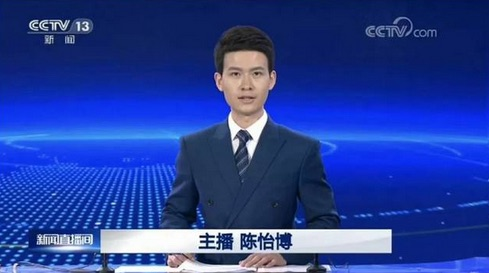
#> input picture assets/press-boyi_38DA048D.jpg, 489 x 273 px
$ python img2ascii.py ../assets/press-boyi_38DA048D.jpg 5
#> lines starting #> are read from the running program, lines starting #| are printed output that depends on the picture
#!/usr/bin/env python3
# -*- coding: utf-8 -*-
"""把图片转成字符画，用于在无图像能力时核对版面结构。
用法：python3 test/img2ascii.py <图片> [宽字符数=70]
亮度用字符梯度表示，另可选叠加"彩色区"标记。
"""
import sys
import numpy as np
from PIL import Image

RAMP = " .:-=+*#%@"          # 由暗到亮


def gray_art(a, cols):
    h, w = a.shape[:2]
    rows = max(1, int(cols * h / w * 0.5))       # 终端字符高宽比约 1:2
    lum = (0.299 * a[:, :, 0] + 0.587 * a[:, :, 1] + 0.114 * a[:, :, 2]).astype(np.uint8)
    im = Image.fromarray(lum, mode="L").resize((cols, rows), Image.LANCZOS)
    g = np.array(im).astype(float)
    g = (g - g.min()) / max(1e-6, g.max() - g.min())
    out = []
    for r in range(rows):
        out.append("".join(RAMP[min(len(RAMP) - 1, int(v * (len(RAMP) - 1) + 0.5))] for v in g[r]))
    return out


def hue_art(a, cols):
    """用符号标出金色区域（品牌色）的位置，便于确认 logo 落位。"""
    h, w = a.shape[:2]
    rows = max(1, int(cols * h / w * 0.5))
    im = Image.fromarray(a).resize((cols, rows), Image.LANCZOS)
    b = np.array(im).astype(int)
    r, g, bl = b[:, :, 0], b[:, :, 1], b[:, :, 2]
    gold = (r > 140) & (r - bl > 28) & (abs(r - g) < 70)     # 暖金色调
    dark = (0.299 * r + 0.587 * g + 0.114 * bl) < 90
    out = []
    for y in range(rows):
        line = []
        for x in range(cols):
            if gold[y, x]:
                line.append("G")
            elif dark[y, x]:
                line.append("#")
            else:
                line.append(".")
        out.append("".join(line))
    return out


def main():
    path = sys.argv[1]
    cols = int(sys.argv[2]) if len(sys.argv) > 2 else 70
    im = Image.open(path).convert("RGB")
#> im is the input picture: PIL image 489x273 RGB; mean R, G, B 39, 64.3, 152.8
    a = np.array(im)
    print(f"### {path}  {im.width}x{im.height}  ({im.width/im.height:.2f})")
#| ### ../assets/press-boyi_38DA048D.jpg  489x273  (1.79)
    print("--- 明暗 ---")
    for line in gray_art(a, cols):
#> in gray_art, `h, w = a.shape[:2]`: h = 273; w = 489
#> in gray_art, `rows = max(1, int(cols * h / w * 0.5))`: rows = 1
#> in gray_art, `lum = (0.299 * a[:, :, 0] + 0.587 * a[:, :, 1] + 0.114 * a[:, :, 2]).a..`:
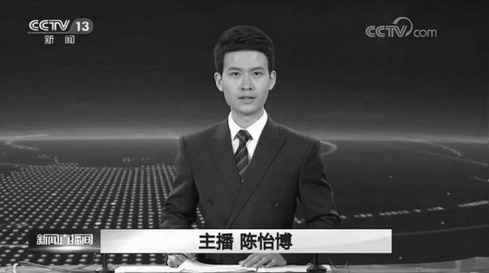
#> lum: shape (273, 489); min 0, max 255, mean 66.3
#> in gray_art, `g = np.array(im).astype(float)`: g = [[67, 75, 79, 60, 49]]
#> in gray_art, `g = (g - g.min()) / max(1e-6, g.max() - g.min())`: g = [[0.6, 0.867, 1, 0.367, 0]]
        print(line)
#> this loop made 1 pass
    print("--- 色块（G=金色  #=深色  .=浅底）---")
    for line in hue_art(a, cols):
#> in hue_art, `h, w = a.shape[:2]`: h = 273; w = 489
#> in hue_art, `rows = max(1, int(cols * h / w * 0.5))`: rows = 1
#> in hue_art, `r, g, bl = b[:, :, 0], b[:, :, 1], b[:, :, 2]`: r = [[30, 43, 68, 32, 15]]; g = [[66, 74, 78, 57, 44]]; bl = [[178, 171, 116, 153, 164]]
#> in hue_art, `gold = (r > 140) & (r - bl > 28) & (abs(r - g) < 70)`: gold = [[False, False, False, False, False]]
#> in hue_art, `dark = (0.299 * r + 0.587 * g + 0.114 * bl) < 90`: dark = [[True, True, True, True, True]]
        print(line)
#> this loop made 1 pass


if __name__ == "__main__":
    main()

$ run again, on assets/press-boyi_E0B6CAF7.jpg
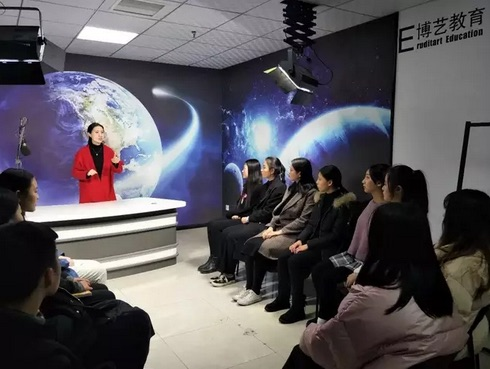
#> input picture assets/press-boyi_E0B6CAF7.jpg, 490 x 369 px
#> in main, im is the input picture: PIL image 490x369 RGB; mean R, G, B 90.1, 86.6, 92
#| ### ../assets/press-boyi_E0B6CAF7.jpg  490x369  (1.33)
#> in gray_art, `h, w = a.shape[:2]`: h = 369; w = 490
#> in gray_art, `rows = max(1, int(cols * h / w * 0.5))`: rows = 1
#> in gray_art, `lum = (0.299 * a[:, :, 0] + 0.587 * a[:, :, 1] + 0.114 * a[:, :, 2]).a..`:
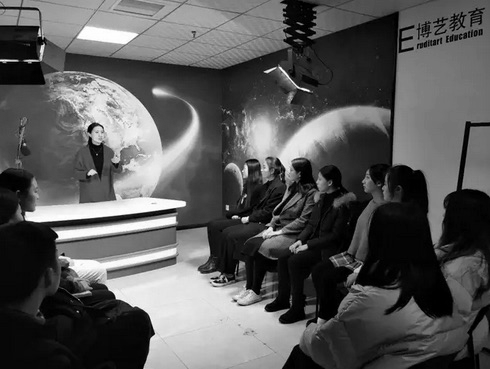
#> lum: shape (369, 490); min 0, max 255, mean 87.8
#> in gray_art, `g = np.array(im).astype(float)`: g = [[79, 146, 99, 51, 69]]
#> in gray_art, `g = (g - g.min()) / max(1e-6, g.max() - g.min())`: g = [[0.295, 1, 0.505, 0, 0.189]]
#> the loop in main, `for line in gray_art(a, cols):` made 1 pass
#> line on pass 1: '-@+ :'
#> (printed output is left out)
#> in hue_art, `h, w = a.shape[:2]`: h = 369; w = 490
#> in hue_art, `rows = max(1, int(cols * h / w * 0.5))`: rows = 1
#> in hue_art, `r, g, bl = b[:, :, 0], b[:, :, 1], b[:, :, 2]`: r = [[86, 149, 98, 53, 71]]; g = [[75, 144, 99, 50, 69]]; bl = [[88, 149, 109, 55, 67]]
#> gold = [[False, False, False, False, False]]
#> dark = [[True, False, False, True, True]]
#> the loop in main, `for line in hue_art(a, cols):` made 1 pass
#> (printed output is left out)
